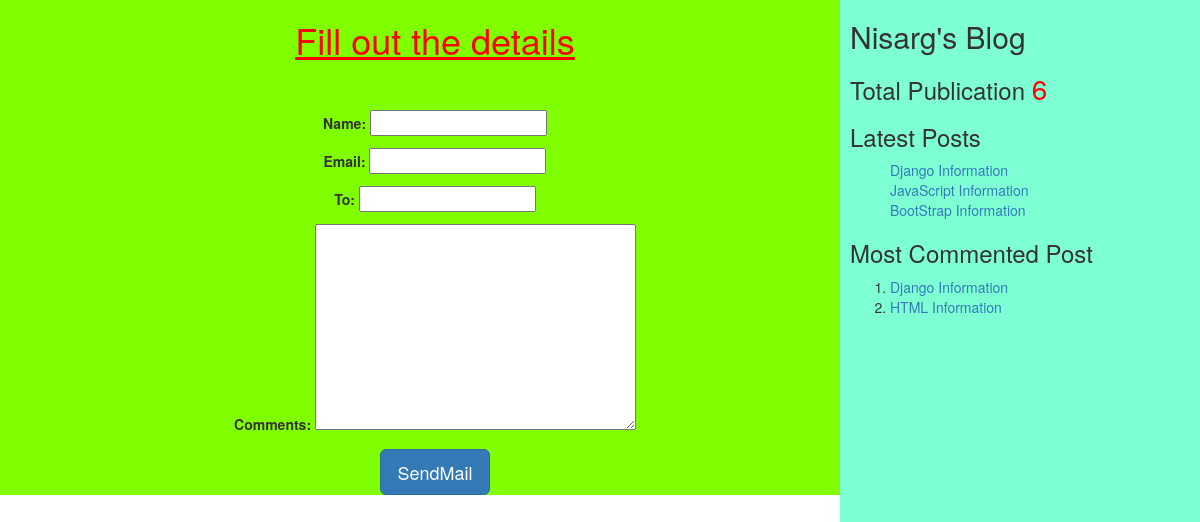
The app's page /2/share/ with its own data.
### myApp/models.py (models this page shows, shortened)
class Post(models.Model):
    tags = TaggableManager()
    STATUS_CHOICE = (('draft','Draft'),('published','Published'))
    title = models.CharField(max_length=400)
    slug = models.SlugField(max_length=50, unique_for_date='publish')
    author = models.ForeignKey(User,related_name='blog_posts',on_delete=models.CASCADE)
    body = models.TextField()
    publish = models.DateTimeField(default=timezone.now)
    created = models.DateTimeField(auto_now_add=True)
    updated = models.DateTimeField(auto_now=True)
    status = models.CharField(max_length=20,choices=STATUS_CHOICE,default='draft')
    objects = CustomManager()
    class Meta:
        ordering = ('-publish',)
    def get_absolute_url(self):
        return reverse('post_detail', args=[self.publish.year,self.publish.strftime('%m'),self.publish.strftime('%d'),self.slug])

### myApp/views.py (the view, shortened to what this page needs)
# urls.py: url(r'^(?P<id>\d+)/share/$', views.mail_send_view),
def mail_send_view(request,id):
    post = get_object_or_404(Post,id=id,status='published')
    form = EmailSendForm()
    d = {'post' : post, 'form' : form}
    return render(request, 'myApp/sharebymail.html',d)

### myApp/forms.py
class EmailSendForm(forms.Form):
    name =  forms.CharField()
    email = forms.EmailField()
    to =  forms.EmailField()
    comments = forms.CharField(required=False,widget=forms.Textarea)

### myApp/models.py (called while the page is built)
    def get_queryset(self):
        return super().get_queryset().filter(status='published')

### myApp/templatetags/mytags.py (called while the page is built)
@register.simple_tag # using register variable we are accessing simple_tag
def total_posts():
    return Post.objects.count() # return total no. of posts

@register.inclusion_tag('myApp/latest_post.html')
def show_latest_posts(count = 3):
    latest_posts = Post.objects.order_by('-publish')[:count] #collect the posts based on latest published date wrt specified count
    return {'latest_posts' : latest_posts}

@register.simple_tag
def get_most_commented_posts(count = 2):
    return Post.objects.annotate(total_comments = Count('comments')).order_by('-total_comments')[:count]

### templates/myApp/sharebymail.html (shortened to what this page needs)
<!DOCTYPE html>
<html lang="en">
    {% extends "myApp/parent.html" %}
    {% block content_block %}
    <center>
        <h1 style="color: red;"><u>Fill out the details</u></h1> <br><br>
        <form method="post">
            {{form.as_p}}
            <input type="submit" class="btn btn-lg btn-primary" value="SendMail">
        </form>
    </center>
    {% endblock %}

### templates/myApp/parent.html (shortened to what this page needs)
<!DOCTYPE html>
<html lang="en">
    {% load mytags %}
<head>
    <link rel="stylesheet" href="https://cdn.jsdelivr.net/npm/bootstrap@3.3.7/dist/css/bootstrap.min.css">
</head>
<body>
    <div class="content" style="width: 70%; float: left;background-color: chartreuse;height: auto; padding: 0 0 0 30px;">
        {% block content_block %}
        {% endblock %}
    </div>
    <div class="sidebar" style="width: 30%; float: right;background-color: aquamarine;height: 120vh; padding: 0 0 0 10px;">
        <h2>Nisarg's Blog</h2>
        <h3>
            Total Publication
            <span style="color: red; font-size: 28px;">
                {% total_posts %}
            </span>
                <h3>Latest Posts</h3>
                {% show_latest_posts %}
                <h3>Most Commented Post</h3>
                {% get_most_commented_posts as m%}
                <ol>
                    {% for post in m %}
                    <li><a href=" {{post.get_absolute_url}} "> {{post.title}}</a></li>
                    {% endfor %}
                </ol>
        </h3>
    </div>
</body>
</html>

### templates/myApp/latest_post.html (shortened to what this page needs)
<!DOCTYPE html>
<html lang="en">
<head>
</head>
<body>
    <ol>
        {% for post in latest_posts %}
        <a href=" {{post.get_absolute_url}} ">{{post.title}}</a><br>
        {% endfor %}
    </ol>
</body>
</html>

### records on screen
Post: title "Django Information"
Post: title "JavaScript Information"
Post: title "BootStrap Information"
Post: title "HTML Information"
